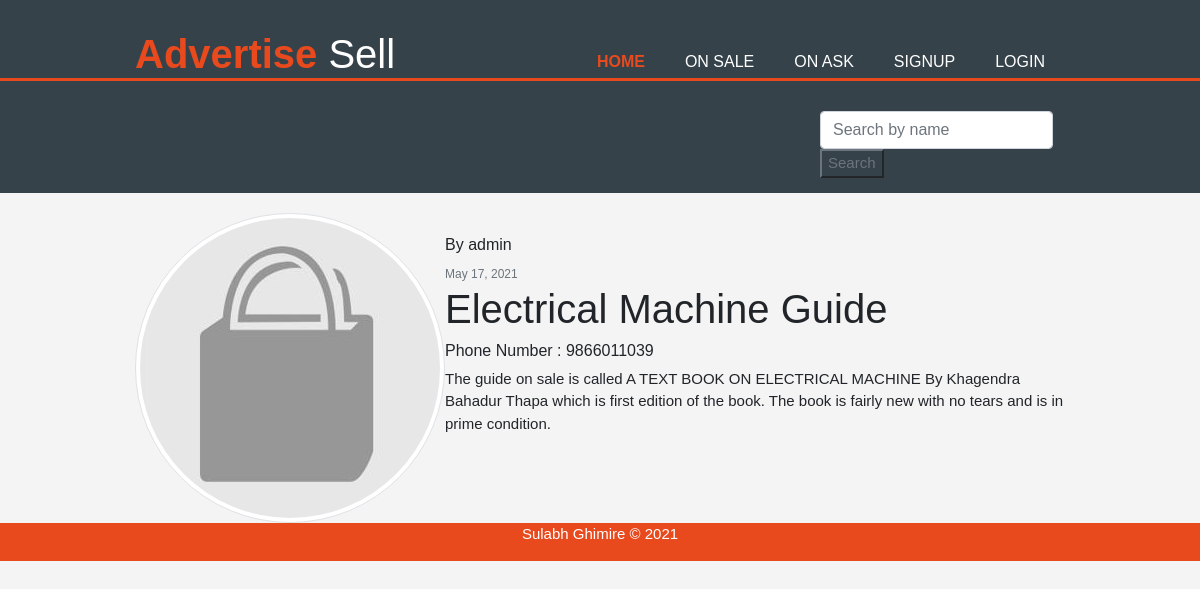
Screenshot of /onsale_detail/3/ with the database file from the repository.
### blog/models.py (models this page shows, shortened)
class AdvertiseSell(models.Model):
    title = models.CharField(max_length=100)
    description = models.TextField()
    date_posted = models.DateTimeField(auto_now_add=True)
    author = models.ForeignKey(User, on_delete=models.CASCADE)
    category = models.ForeignKey(Category, on_delete=models.CASCADE)
    product_image = models.ImageField(default='default_prod.jpeg', upload_to='product_images')

### users/models.py (models this page shows, shortened)
class Profile(models.Model):
    user = models.OneToOneField(User, on_delete=models.CASCADE)
    image = models.ImageField(default='default_prod.jpeg', upload_to='profile_pics')
    phone_nuber = models.CharField(max_length=10, default='XXXXXXXXXX')

### blog/views.py (the view)
# urls.py: path('onsale_detail/<int:pk>/', SellAdvertiseDetailView.as_view(), name='sell_detail'),
class SellAdvertiseDetailView(DetailView):
    model = AdvertiseSell
    context_object_name = 'posts'
    template_name = 'blog/sell_advertisement_detail.html'

### blog/templates/blog/sell_advertisement_detail.html (shortened to what this page needs)
{% extends 'blog/base.html' %}
{% block content %}
<article class="media content-section">
    <img src="{{ posts.product_image.url }}" class="img-fluid img-thumbnail rounded-circle article-img" alt="Responsive image">
    <div class="media-body">
      <div class="article-metadata">
          <br>
        <h6>By {{ posts.author }}</h6>
        <small class="text-muted">{{ posts.date_posted|date:"F d, Y" }}</small>
      </div>
      <h1 class="article-title">{{ posts.title }}</h1>
      <h6>Phone Number : {{posts.author.profile.phone_nuber}}</h6>
      <p class="article-content">{{ posts.description }}</p>
    </div>
</article>
{% endblock content %}

### blog/static/blog/style.css (style rules this page uses)
body { font-family: Arial, Helvetica, sans-serif; font-size: 15px; line-height: 1.5; margin: 0; padding: 0; background-color: #f4f4f4; }
img { height: 100px; width: auto; }

### rows the page displays
AdvertiseSell: product_image (placeholder picture), author "admin", date_posted "May 17, 2021", title "Electrical Machine Guide", author.profile.phone_nuber "9866011039", description "The guide on sale is called A TEXT BOOK ON ELECTRICAL MACHINE By Khagendra Bahadur Thapa which is first edition of the book. The book is fairly new with no tears and is in prime condition."
